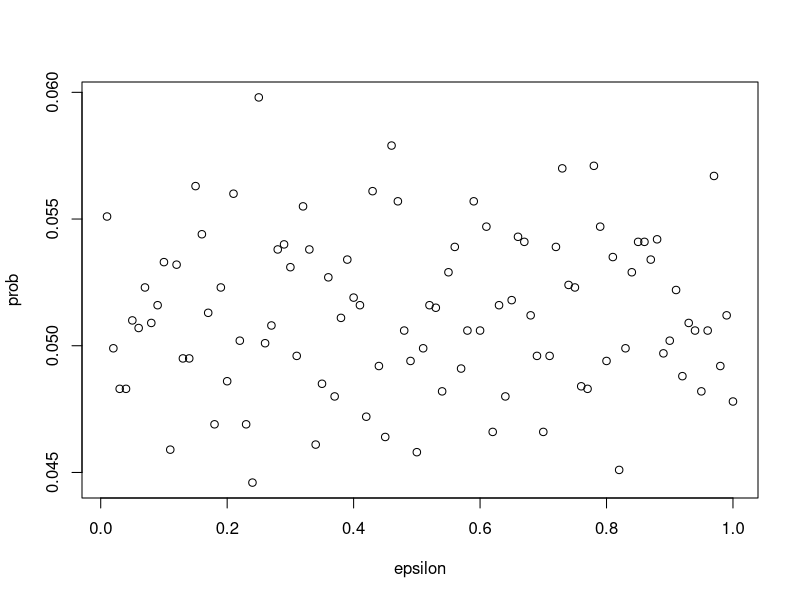

Reproduce this figure in R. (Note: a time limit stopped this script after it produced the figure.)
## ---- chunk 1
knitr::opts_chunk$set(echo = TRUE)
## ---- chunk 2
simulation<-function(N,K,n,Ybar,sigma,M){
  
Ybar.sim<-matrix(nrow = K,ncol = M)
variance.sim<-matrix(nrow = K,ncol = M)
for (i in 1:K){
for (j in 1:M){
  Ybar.sim[i,j]=rnorm(1,Ybar[i],sigma[i]*sqrt(K/N))
  variance.sim[i,j]=rchisq(1,n[i]-1)*(sigma[i]^2)/(n[i]-1)
}
}

Vneyman.sim<-matrix(nrow = (K-1),ncol = M)
for(i in 1:(K-1)){
  for(j in 1:M) {
    Vneyman.sim[i,j]<-variance.sim[i+1,j]/n[i]+variance.sim[1,j]/n[1]
  }
}

theta.sim<-matrix(nrow = (K-1),ncol = M)
for(i in 1:(K-1)){
  for(j in 1:M) {
    theta.sim[i,j]<-(Ybar.sim[i+1,j]-Ybar.sim[1,j])/sqrt(Vneyman.sim[i,j])
  }
}

pvalue.sim<-matrix(nrow = (K-1),ncol = M)
for(i in 1:(K-1)){
  for(j in 1:M){
    pvalue.sim[i,j]=2*pnorm(-abs(theta.sim[i,j]))
  }
}

pcombine.sim<-as.numeric()
for(j in 1:M) {pcombine.sim[j]=min(pvalue.sim[,j])}

pcombine.sim

}
## ---- chunk 3
simulation.mean<-function(N,K,n,Ybar,sigma,M){
  
Ybar.sim<-matrix(nrow = K,ncol = M)
variance.sim<-matrix(nrow = K,ncol = M)
for (i in 1:K){
for (j in 1:M){
  Ybar.sim[i,j]=rnorm(1,Ybar[i],sigma[i]*sqrt(K/N))
  variance.sim[i,j]=rchisq(1,n[i]-1)*(sigma[i]^2)/(n[i]-1)
}
}

Vneyman.sim<-matrix(nrow = (K-1),ncol = M)
for(i in 1:(K-1)){
  for(j in 1:M) {
    Vneyman.sim[i,j]<-variance.sim[i+1,j]/n[i]+variance.sim[1,j]/n[1]
  }
}

theta.sim<-matrix(nrow = (K-1),ncol = M)
for(i in 1:(K-1)){
  for(j in 1:M) {
    theta.sim[i,j]<-(Ybar.sim[i+1,j]-Ybar.sim[1,j])/sqrt(Vneyman.sim[i,j])
  }
}

pvalue.sim<-matrix(nrow = (K-1),ncol = M)
for(i in 1:(K-1)){
  for(j in 1:M){
    pvalue.sim[i,j]=2*pnorm(-abs(theta.sim[i,j]))
  }
}

pcombine.sim<-as.numeric()
for(j in 1:M) {pcombine.sim[j]=mean(pvalue.sim[,j])}

pcombine.sim

}
## ---- chunk 4
simulation.median<-function(N,K,n,Ybar,sigma,M){
  
Ybar.sim<-matrix(nrow = K,ncol = M)
variance.sim<-matrix(nrow = K,ncol = M)
for (i in 1:K){
for (j in 1:M){
  Ybar.sim[i,j]=rnorm(1,Ybar[i],sigma[i]*sqrt(K/N))
  variance.sim[i,j]=rchisq(1,n[i]-1)*(sigma[i]^2)/(n[i]-1)
}
}

Vneyman.sim<-matrix(nrow = (K-1),ncol = M)
for(i in 1:(K-1)){
  for(j in 1:M) {
    Vneyman.sim[i,j]<-variance.sim[i+1,j]/n[i]+variance.sim[1,j]/n[1]
  }
}

theta.sim<-matrix(nrow = (K-1),ncol = M)
for(i in 1:(K-1)){
  for(j in 1:M) {
    theta.sim[i,j]<-(Ybar.sim[i+1,j]-Ybar.sim[1,j])/sqrt(Vneyman.sim[i,j])
  }
}

pvalue.sim<-matrix(nrow = (K-1),ncol = M)
for(i in 1:(K-1)){
  for(j in 1:M){
    pvalue.sim[i,j]=2*pnorm(-abs(theta.sim[i,j]))
  }
}

pcombine.sim<-as.numeric()
for(j in 1:M) {pcombine.sim[j]=median(pvalue.sim[,j])}

pcombine.sim

}
## ---- chunk 5
statistics_power<-function(N,K,n,Ybar,sigma,M,epsilon){
  cutoff<-sort(simulation(N,K,n,rep(0,K),rep(1,K),M))[0.05*M]
  prob<-as.numeric()
  for(i in 1:length(epsilon)){
    pcombine<-simulation(N,K,n,c(Ybar[1:(length(Ybar)-1)],epsilon[i]),sigma,M)
    prob[i]<-length(which(pcombine<cutoff))/length(pcombine)
  }
  plot(epsilon/sqrt(sigma[1]^2+sigma[length(K)]^2),prob)
  
}
#statistics power function with scaled statistics as variable on x-axis.
## ---- chunk 6
statistics_power.1<-function(N,K,n,Ybar,sigma,M,epsilon){
  cutoff<-sort(simulation(N,K,n,rep(0,K),rep(1,K),M))[0.05*M]
  prob<-as.numeric()
  for(i in 1:length(epsilon)){
    pcombine<-simulation(N,K,n,c(Ybar[1:(length(Ybar)-1)],epsilon[i]),sigma,M)
    prob[i]<-length(which(pcombine<cutoff))/length(pcombine)
  }
  plot(epsilon,prob)
  
}
#statistics power function with unchanged epsilon as variable on x-axis.
## ---- chunk 7
statistics_power.2<-function(N,K,n,Ybar,sigma,M,epsilon){
  prob<-as.numeric()
  for(i in 1:length(epsilon)){
    cutoff<-sort(simulation(N,K,n,rep(0,K),epsilon[i]*sigma/epsilon[1],M))[0.05*M]
    pcombine<-simulation(N,K,n,c(Ybar[1:(length(Ybar)-1)],epsilon[i]),epsilon[i]*sigma/epsilon[1],M)
    prob[i]<-length(which(pcombine<cutoff))/length(pcombine)
  }
  plot(epsilon,prob)
}

#statistics power function under the condition maintaining the ratio of $\frac{Y_{k}}{\sigma_{k}}$ and $\frac{\sigma_{k}}{\sigma_{i}}$ unchanged.
## ---- chunk 8
statistics_power.2(10000,10,rep(1000,10),rep(0,10),rep(1,10),10000,seq(0.01,1,0.01))
## ---- chunk 9
for(k in seq(2,100,2)){
  statistics_power.2(10000,10,rep(1000,10),rep(0,10),rep(1,10)/k,10000,seq(0.01,1,0.01))
}

## ---- chunk 10
K<-seq(5,20,1)
epsilon<-seq(0.01,1,0.01)
result.mean<-as.numeric()
for(i in 1:16){
  f<-function(x){
  pcombine.mean<-simulation.mean(10000,K[i],rep(floor(10000/K[i]),K[i]),c(rep(0,(K[i]-1)),x),rep(1,K[i]),10000)
  cutoff.mean<-sort(simulation.mean(10000,K[i],rep(floor(10000/K[i]),K[i]),c(rep(0,(K[i]-1)),0),rep(1,K[i]),10000))[500]
  (length(which(pcombine.mean<cutoff.mean))/length(pcombine.mean))-0.08
  }
  
  
  
  fzero<-function(f,a,b,eps=1e-5){
    if(f(a)*f(b)>0) print("finding root is fail!")
    else{
      repeat
        {if(abs(b-a)<eps)
          break
          x<-(a+b)/2
          if(f(a)*f(x)<0) 
            b<-x 
          else 
            a<-x
          }
    #list(root=(a+b)/2,fun=f(x))
      }
    x
  }
  
  result.mean[i]<-fzero(f,0,1,1e-6)
 
}
## ---- chunk 11
k=seq(2,20,1)
a=c(seq(0.05,1,0.05),seq(5,100,5))
p<-as.numeric()
for(i in 1:19){
  pcombine.mean1<-simulation.mean(10000,k[i],rep(floor(10000/k[i]),k[i]),c(rep(0,(k[i]-1)),0),rep(1,k[i]),10000)
  cutoff.mean<-sort(pcombine.mean1)[500]
  for(j in 1:40){
    pcombine.mean2<-simulation.mean(10000,k[i],rep(floor(10000/k[i]),k[i]),c(rep(0,(k[i]-1)),a[j]),rep(1,k[i]),10000)
    p[j]<-length(which(pcombine.mean2<cutoff.mean))/length(pcombine.mean2)
  }
  plot(a,p)
}

## ---- chunk 12
k=seq(2,10,1)
a=c(seq(0.05,1,0.05),seq(5,100,5))
p<-as.numeric()
for(i in 1:9){
  pcombine.median1<-simulation.median(10000,k[i],rep(floor(10000/k[i]),k[i]),c(rep(0,(k[i]-1)),0),rep(1,k[i]),10000)
  cutoff.median<-sort(pcombine.median1)[500]
  for(j in 1:40){
    pcombine.median2<-simulation.median(10000,k[i],rep(floor(10000/k[i]),k[i]),c(rep(0,(k[i]-1)),a[j]),rep(1,k[i]),10000)
    p[j]<-length(which(pcombine.median2<cutoff.median))/length(pcombine.median2)
  }
  plot(a,p)
}

## ---- chunk 13
k=2
epsilon=seq(0.01,1,0.01)
p.min<-as.numeric()
p.mean<-as.numeric()
p.median<-as.numeric()
pcombine.min1<-simulation(10000,k,rep(floor(10000/k),k),c(rep(0,(k-1)),0),rep(1,k),10000)
pcombine.median1<-simulation.median(10000,k,rep(floor(10000/k),k),c(rep(0,(k-1)),0),rep(1,k),10000)
pcombine.mean1<-simulation.mean(10000,k,rep(floor(10000/k),k),c(rep(0,(k-1)),0),rep(1,k),10000)
cutoff.min<-sort(pcombine.min1)[500]
cutoff.median<-sort(pcombine.median1)[500]
cutoff.mean<-sort(pcombine.mean1)[500]

for(j in 1:100){
  pcombine.min2<-simulation(10000,k,rep(floor(10000/k),k),c(rep(0,(k-1)),epsilon[j]),rep(1,k),10000)
  pcombine.median2<-simulation.median(10000,k,rep(floor(10000/k),k),c(rep(0,(k-1)),epsilon[j]),rep(1,k),10000)
   pcombine.mean2<-simulation.median(10000,k,rep(floor(10000/k),k),c(rep(0,(k-1)),epsilon[j]),rep(1,k),10000)
   
   p.min[j]<-length(which(pcombine.min2<cutoff.min))/length(pcombine.min2)
   p.median[j]<-length(which(pcombine.median2<cutoff.median))/length(pcombine.median2)
   p.mean[j]<-length(which(pcombine.mean2<cutoff.mean))/length(pcombine.mean2)
  
}

## ---- chunk 14
plot(epsilon,p.min)
plot(epsilon,p.median)
plot(epsilon,p.mean)

## ---- chunk 15
K<-seq(5,30,1)
epsilon<-seq(0.01,1,0.01)
result.min<-as.numeric()
for(i in 1:26){
  f<-function(x){
  pcombine.min<-simulation(10000,K[i],rep(floor(10000/K[i]),K[i]),c(rep(0,(K[i]-1)),x),rep(1,K[i]),10000)
  cutoff.min<-sort(simulation(10000,K[i],rep(floor(10000/K[i]),K[i]),c(rep(0,(K[i]-1)),0),rep(1,K[i]),10000))[500]
  (length(which(pcombine.min<cutoff.min))/length(pcombine.min))-0.8
  }
  
  fzero<-function(f,a,b,eps=1e-6){
    if(f(a)*f(b)>0) print("finding root is fail!")
    else{
      
      repeat
        {if(abs(b-a)<eps)
          break
          x<-(a+b)/2
          print(x)
          if(f(a)*f(x)<0) 
            b<-x 
          else 
            a<-x
        }
      
      }
    (a+b)/2
  }
  
  result.min[i]<-fzero(f,0,1,1e-6)
  

  
}
## ---- chunk 16
plot(seq(5,30,1),result.min)
plot(sqrt(seq(5,30,1)),result.min)
plot(log(seq(5,30,1)),result.min)

## ---- chunk 17
K<-seq(5,20,1)
result.median<-as.numeric()
for(i in 1:16){
  
  f<-function(x){
  pcombine.median<-simulation.median(10000,K[i],rep(floor(10000/K[i]),K[i]),c(rep(0,(K[i]-1)),x),rep(1,K[i]),10000)
  cutoff.median<-sort(simulation.median(10000,K[i],rep(floor(10000/K[i]),K[i]),c(rep(0,(K[i]-1)),0),rep(1,K[i]),10000))[500]
  (length(which(pcombine.median<cutoff.median))/length(pcombine.median))-0.08
  }
  
  fzero<-function(f,a,b,eps=1e-6){
    if(f(a)*f(b)>0) print("finding root is fail!")
    else{
      repeat
        {if(abs(b-a)<eps)
          break
          x<-(a+b)/2
          print(x)
          if(f(a)*f(x)<0) 
            b<-x 
          else 
            a<-x
          }
    #list(root=(a+b)/2,fun=f(x))
      }
    (a+b)/2
  }
  
  a=fzero(f,0,1,1e-6)
  
  result.median[i]<-a
 
}
## ---- chunk 18
plot(K,result.median)
## ---- chunk 19
K<-seq(5,20,1)
epsilon<-seq(0.01,1,0.01)
result.mean<-as.numeric()
for(i in 1:16){
  f<-function(x){
  pcombine.mean<-simulation.mean(10000,K[i],rep(floor(10000/K[i]),K[i]),c(rep(0,(K[i]-1)),x),rep(1,K[i]),10000)
  cutoff.mean<-sort(simulation.mean(10000,K[i],rep(floor(10000/K[i]),K[i]),c(rep(0,(K[i]-1)),0),rep(1,K[i]),10000))[500]
  (length(which(pcombine.mean<cutoff.mean))/length(pcombine.mean))-0.8
  }
  
  fzero<-function(f,a,b,eps=1e-5){
    if(f(a)*f(b)>0) list(fail="finding root is fail!")
    else{
      repeat
        {if(abs(b-a)<eps)
          break
          x<-(a+b)/2
          print(x)
          if(f(a)*f(x)<0) 
            b<-x 
          else 
            a<-x
          }
    #list(root=(a+b)/2,fun=f(x))
      }
    x
  }
  
  result.mean[i]<-fzero(f,0,1,1e-6)
 
}
